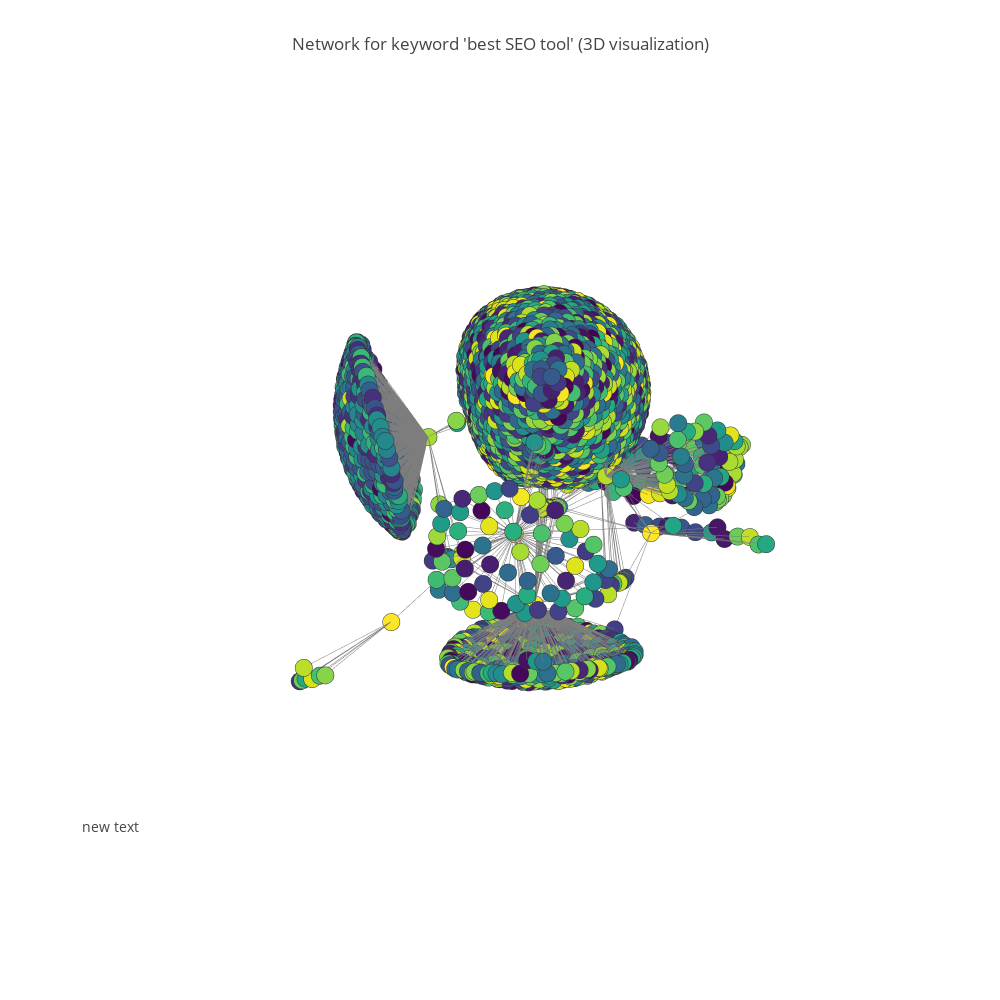

Here is the notebook cell this chart was saved with:
### Code cell
N=len(json_prep['nodes'])

L=len(json_prep['links'])
Edges=[(json_prep['links'][k]['source'], json_prep['links'][k]['target']) for k in range(L)]

G=ig.Graph(Edges, directed=False)

labels=[]
group=[]
for node in json_prep['nodes']:
    labels.append(node['name'])
    group.append(node['group'])
    

layt=G.layout('kk', dim=3)

Xn=[layt[k][0] for k in range(N)]# x-coordinates of nodes
Yn=[layt[k][1] for k in range(N)]# y-coordinates
Zn=[layt[k][2] for k in range(N)]# z-coordinates
Xe=[]
Ye=[]
Ze=[]
for e in Edges:
    Xe+=[layt[e[0]][0],layt[e[1]][0], None]# x-coordinates of edge ends
    Ye+=[layt[e[0]][1],layt[e[1]][1], None]
    Ze+=[layt[e[0]][2],layt[e[1]][2], None]
    


import plotly.plotly as py
from plotly.graph_objs import *

trace1=Scatter3d(x=Xe,
               y=Ye,
               z=Ze,
               mode='lines',
               line=Line(color='rgb(125,125,125)', width=1),
               hoverinfo='none'
               )
trace2=Scatter3d(x=Xn,
               y=Yn,
               z=Zn,
               mode='markers',
               name='actors',
               marker=Marker(symbol='dot',
                             size=6,
                             color=group,
                             colorscale='Viridis',
                             line=Line(color='rgb(50,50,50)', width=0.5)
                             ),
               text=labels,
               hoverinfo='text'
               )

axis=dict(showbackground=False,
          showline=False,
          zeroline=False,
          showgrid=False,
          showticklabels=False,
          title=''
          )

layout = Layout(
         title="Network for keyword 'best SEO tool' (3D visualization)",
         width=1000,
         height=1000,
         showlegend=False,
         scene=Scene(
         xaxis=XAxis(axis),
         yaxis=YAxis(axis),
         zaxis=ZAxis(axis),
        ),
     margin=Margin(
        t=100
    ),
    hovermode='closest',
    annotations=Annotations([
           Annotation(
           showarrow=False,
            xref='paper',
            yref='paper',
            x=0,
            y=0.1,
            xanchor='left',
            yanchor='bottom',
            font=Font(
            size=14
            )
            )
        ]),    )

data=Data([trace1, trace2])
fig=Figure(data=data, layout=layout)

iplot(fig, filename='Network for keyword "best SEO tool"')

### Figure 1 — Plotly figure (JSON) as saved in the notebook; plotly's stock layout.template omitted (floating-point values rounded to 4 significant figures; data arrays with more than 128 entries replaced by an {"elided": "..."} marker saying what was removed)
{"data": [{"hoverinfo": "none", "line": {"color": "rgb(125,125,125)", "width": 1}, "mode": "lines", "type": "scatter3d", "x": {"elided": "10872 float values"}, "y": {"elided": "10872 float values"}, "z": {"elided": "10872 float values"}}, {"hoverinfo": "text", "marker": {"color": {"elided": "3513 int values"}, "colorscale": "Viridis", "line": {"color": "rgb(50,50,50)", "width": 0.5}, "size": 6, "symbol": "dot"}, "mode": "markers", "name": "actors", "text": {"elided": "3513 str values"}, "type": "scatter3d", "x": {"elided": "3513 float values"}, "y": {"elided": "3513 float values"}, "z": {"elided": "3513 float values"}}], "layout": {"annotations": [{"font": {"size": 14}, "showarrow": false, "x": 0, "xanchor": "left", "xref": "paper", "y": 0.1, "yanchor": "bottom", "yref": "paper"}], "height": 1000, "hovermode": "closest", "margin": {"t": 100}, "scene": {"xaxis": {"showbackground": false, "showgrid": false, "showline": false, "showticklabels": false, "title": "", "zeroline": false}, "yaxis": {"showbackground": false, "showgrid": false, "showline": false, "showticklabels": false, "title": "", "zeroline": false}, "zaxis": {"showbackground": false, "showgrid": false, "showline": false, "showticklabels": false, "title": "", "zeroline": false}}, "showlegend": false, "title": "Network for keyword 'best SEO tool' (3D visualization)", "width": 1000}}
